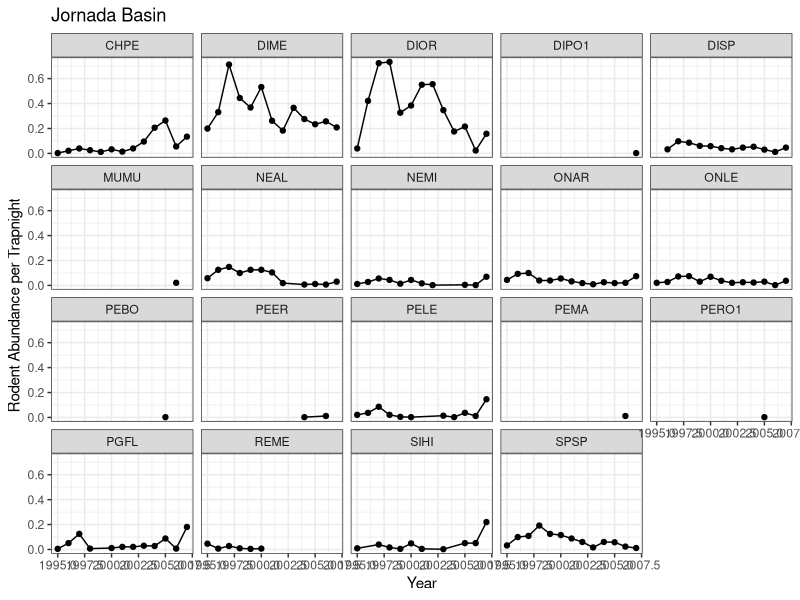
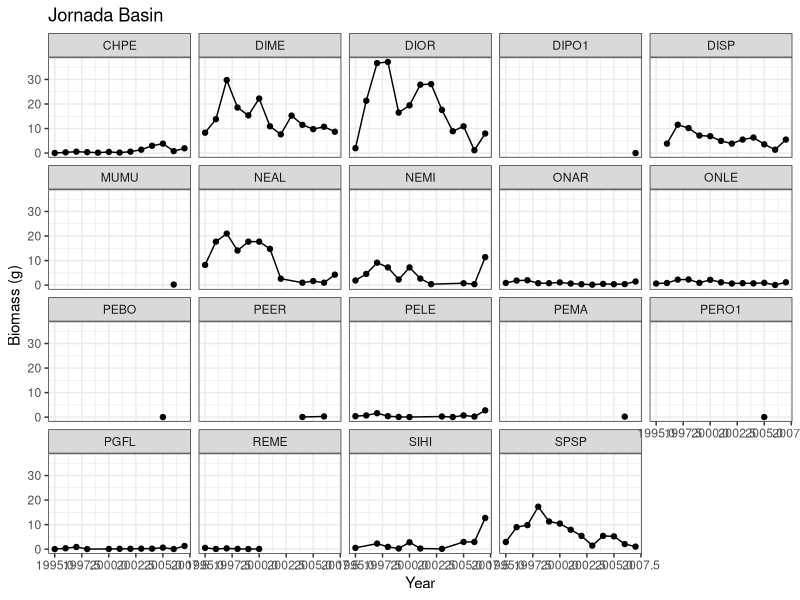
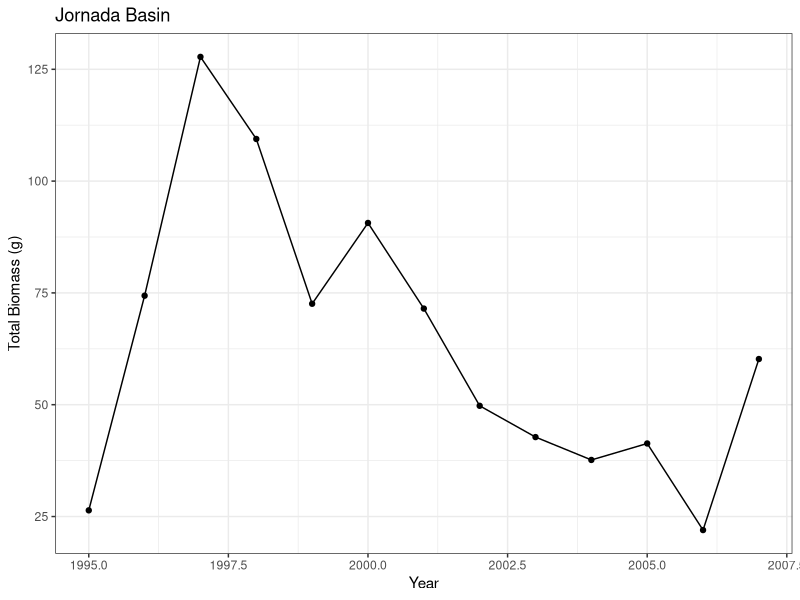

The R script that drew these images, in order:
## ---- chunk 1
library(tidyverse)
jornada_clean <- read_csv("../data_clean/jornada_clean.csv")
## ---- chunk 2
rodents_per_trapnight <- jornada_clean %>% 
  group_by(year, species) %>%
  summarize(abundance = n()) %>% 
  #from metadata: 3 nights with 144 traps
  mutate(trap_nights = 3 * 144,
         abund_per_trapnight = abundance / trap_nights)

#save dataframe for comparison
write_csv(rodents_per_trapnight, "../data_clean/jornada_abund_trapnights.csv")
## ---- chunk 3
rodents_per_trapnight %>% 
  filter(!is.na(species)) %>% 
  ggplot(., aes(x = year, y = abund_per_trapnight)) +
  geom_point() +
  geom_line() +
  facet_wrap(~ species) +
  labs(y = "Rodent Abundance per Trapnight", x = "Year", title = "Jornada Basin") +
  theme_bw()

#DO THE GGSAVE
## ---- chunk 4
rodent_mass <- jornada_clean %>% 
  group_by(species) %>% 
  summarize(avg_mass_g = mean(weight_g, na.rm = T))
rodent_mass
## ---- chunk 5
biomass_annual <- rodents_per_trapnight %>% 
  inner_join(rodent_mass, join_by(species)) %>% 
  group_by(year, species) %>% 
  summarize(biomass_g = abund_per_trapnight * avg_mass_g)
biomass_annual

#save dataframe for comparison
write_csv(biomass_annual, "../data_clean/jornada_biomass.csv")
## ---- chunk 6
biomass_annual %>% 
  filter(!is.na(species)) %>% 
  ggplot(., aes(x = year, y = biomass_g)) +
  geom_point() +
  geom_line() +
  facet_wrap(~species) +
  labs(y = "Biomass (g)", x = "Year", title = "Jornada Basin") +
  theme_bw()

#DO THE GGSAVE
## ---- chunk 7
total_biomass_annual <- biomass_annual %>% 
  group_by(year) %>% 
  summarize(biomass_g = sum(biomass_g))
total_biomass_annual

#save dataframe for comparison
write_csv(total_biomass_annual, "../data_clean/jornada_total_biomass.csv")
## ---- chunk 8
ggplot(total_biomass_annual, aes(x = year, y = biomass_g)) +
  geom_point() +
  geom_line() +
  labs(y = "Total Biomass (g)", x = "Year", title = "Jornada Basin") +
  theme_bw()
